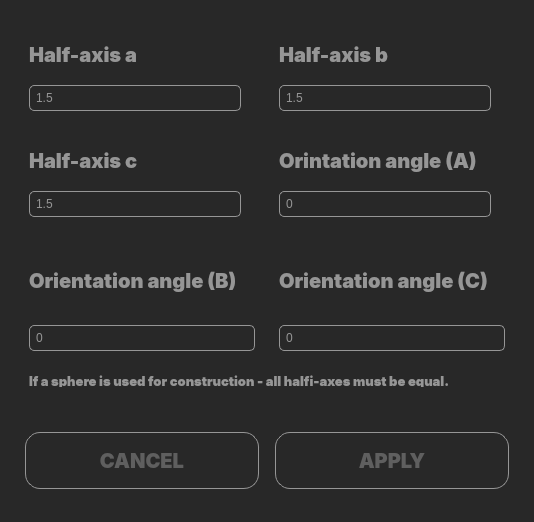
<?xml version="1.0" encoding="UTF-8"?>
<ui version="4.0">
 <class>Probability_Algorithm</class>
 <widget class="QWidget" name="Probability_Algorithm">
  <property name="geometry">
   <rect>
    <x>0</x>
    <y>0</y>
    <width>534</width>
    <height>522</height>
   </rect>
  </property>
  <property name="windowTitle">
   <string>Form</string>
  </property>
  <property name="styleSheet">
   <string notr="true">border: 0px;
margin: 0;
background-color: rgb(40, 40, 40);</string>
  </property>
  <layout class="QGridLayout" name="gridLayout_2">
   <item row="0" column="1">
    <widget class="QFrame" name="gridFrame">
     <layout class="QGridLayout" name="gridLayout">
      <item row="0" column="0">
       <widget class="QFrame" name="gridFrame">
        <property name="maximumSize">
         <size>
          <width>230</width>
          <height>100</height>
         </size>
        </property>
        <layout class="QGridLayout" name="gridLayout_4">
         <item row="0" column="0">
          <widget class="QLabel" name="label">
           <property name="styleSheet">
            <string notr="true">/* Cube size: */


color: #969696;
font-family: Inter;
font-size: 20px;
font-style: normal;
font-weight: 700;
line-height: normal;</string>
           </property>
           <property name="text">
            <string>Half-axis a</string>
           </property>
          </widget>
         </item>
         <item row="1" column="0">
          <widget class="QLineEdit" name="axisALineEdit">
           <property name="styleSheet">
            <string notr="true">background: #282828;
border: 1px solid #969696;
border-radius: 5px;
color: #969696;
padding: 4px 0;
padding-left: 4px;</string>
           </property>
           <property name="text">
            <string>1.5</string>
           </property>
          </widget>
         </item>
        </layout>
       </widget>
      </item>
      <item row="3" column="0" colspan="2">
       <widget class="QFrame" name="gridFrame_5">
        <property name="maximumSize">
         <size>
          <width>16777215</width>
          <height>30</height>
         </size>
        </property>
        <layout class="QGridLayout" name="gridLayout_8">
         <item row="0" column="0">
          <widget class="QLabel" name="label_5">
           <property name="styleSheet">
            <string notr="true">
color: #969696;
font-family: Inter;
font-size: 13px;
font-style: normal;
font-weight: 700;
line-height: normal;</string>
           </property>
           <property name="text">
            <string>If a sphere is used for construction - all halfi-axes must be equal.</string>
           </property>
          </widget>
         </item>
        </layout>
       </widget>
      </item>
      <item row="1" column="1">
       <widget class="QFrame" name="gridFrame_4">
        <property name="maximumSize">
         <size>
          <width>230</width>
          <height>100</height>
         </size>
        </property>
        <layout class="QGridLayout" name="gridLayout_7">
         <item row="0" column="0">
          <widget class="QLabel" name="label_4">
           <property name="styleSheet">
            <string notr="true">/* Cube size: */


color: #969696;
font-family: Inter;
font-size: 20px;
font-style: normal;
font-weight: 700;
line-height: normal;</string>
           </property>
           <property name="text">
            <string>Orintation angle (A)</string>
           </property>
          </widget>
         </item>
         <item row="1" column="0">
          <widget class="QLineEdit" name="orintationAngleLineEdit">
           <property name="styleSheet">
            <string notr="true">background: #282828;
border: 1px solid #969696;
border-radius: 5px;
color: #969696;
padding: 4px 0;
padding-left: 4px;</string>
           </property>
           <property name="text">
            <string>0</string>
           </property>
          </widget>
         </item>
        </layout>
       </widget>
      </item>
      <item row="0" column="1">
       <widget class="QFrame" name="gridFrame_3">
        <property name="maximumSize">
         <size>
          <width>230</width>
          <height>100</height>
         </size>
        </property>
        <layout class="QGridLayout" name="gridLayout_6">
         <item row="0" column="0">
          <widget class="QLabel" name="label_3">
           <property name="maximumSize">
            <size>
             <width>230</width>
             <height>100</height>
            </size>
           </property>
           <property name="styleSheet">
            <string notr="true">/* Cube size: */


color: #969696;
font-family: Inter;
font-size: 20px;
font-style: normal;
font-weight: 700;
line-height: normal;</string>
           </property>
           <property name="text">
            <string>Half-axis b</string>
           </property>
          </widget>
         </item>
         <item row="1" column="0">
          <widget class="QLineEdit" name="axisCLineEdit">
           <property name="styleSheet">
            <string notr="true">background: #282828;
border: 1px solid #969696;
border-radius: 5px;
color: #969696;
padding: 4px 0;
padding-left: 4px;</string>
           </property>
           <property name="text">
            <string>1.5</string>
           </property>
          </widget>
         </item>
        </layout>
       </widget>
      </item>
      <item row="1" column="0">
       <widget class="QFrame" name="gridFrame_2">
        <property name="maximumSize">
         <size>
          <width>230</width>
          <height>100</height>
         </size>
        </property>
        <layout class="QGridLayout" name="gridLayout_5">
         <item row="0" column="0">
          <widget class="QLabel" name="label_2">
           <property name="maximumSize">
            <size>
             <width>224</width>
             <height>100</height>
            </size>
           </property>
           <property name="styleSheet">
            <string notr="true">/* Cube size: */


color: #969696;
font-family: Inter;
font-size: 20px;
font-style: normal;
font-weight: 700;
line-height: normal;</string>
           </property>
           <property name="text">
            <string>Half-axis c</string>
           </property>
          </widget>
         </item>
         <item row="1" column="0">
          <widget class="QLineEdit" name="axisBLineEdit">
           <property name="styleSheet">
            <string notr="true">background: #282828;
border: 1px solid #969696;
border-radius: 5px;
color: #969696;
padding: 4px 0;
padding-left: 4px;</string>
           </property>
           <property name="text">
            <string>1.5</string>
           </property>
          </widget>
         </item>
        </layout>
       </widget>
      </item>
      <item row="2" column="0">
       <widget class="QFrame" name="gridFrame_6">
        <layout class="QGridLayout" name="gridLayout_9">
         <item row="0" column="0">
          <widget class="QLabel" name="label_6">
           <property name="maximumSize">
            <size>
             <width>16777215</width>
             <height>16777215</height>
            </size>
           </property>
           <property name="styleSheet">
            <string notr="true">/* Cube size: */


color: #969696;
font-family: Inter;
font-size: 20px;
font-style: normal;
font-weight: 700;
line-height: normal;</string>
           </property>
           <property name="text">
            <string>Orientation angle (B)</string>
           </property>
          </widget>
         </item>
         <item row="1" column="0">
          <widget class="QLineEdit" name="lineEdit">
           <property name="styleSheet">
            <string notr="true">background: #282828;
border: 1px solid #969696;
border-radius: 5px;
color: #969696;
padding: 4px 0;
padding-left: 4px;</string>
           </property>
           <property name="text">
            <string>0</string>
           </property>
           <property name="cursorPosition">
            <number>1</number>
           </property>
          </widget>
         </item>
        </layout>
       </widget>
      </item>
      <item row="2" column="1">
       <widget class="QFrame" name="gridFrame_7">
        <layout class="QGridLayout" name="gridLayout_10">
         <item row="0" column="0">
          <widget class="QLabel" name="label_7">
           <property name="styleSheet">
            <string notr="true">/* Cube size: */


color: #969696;
font-family: Inter;
font-size: 20px;
font-style: normal;
font-weight: 700;
line-height: normal;</string>
           </property>
           <property name="text">
            <string>Orientation angle (C)</string>
           </property>
          </widget>
         </item>
         <item row="1" column="0">
          <widget class="QLineEdit" name="lineEdit_2">
           <property name="styleSheet">
            <string notr="true">background: #282828;
border: 1px solid #969696;
border-radius: 5px;
color: #969696;
padding: 4px 0;
padding-left: 4px;</string>
           </property>
           <property name="text">
            <string>0</string>
           </property>
          </widget>
         </item>
        </layout>
       </widget>
      </item>
     </layout>
    </widget>
   </item>
   <item row="1" column="1">
    <widget class="QFrame" name="gridFrame">
     <property name="maximumSize">
      <size>
       <width>16777215</width>
       <height>100</height>
      </size>
     </property>
     <layout class="QGridLayout" name="gridLayout_3">
      <item row="0" column="0">
       <widget class="QPushButton" name="cancelPushButton">
        <property name="styleSheet">
         <string notr="true">padding: 15px;

border-radius: 15px;
border: 1px solid #969696;
background: #282828;

color: rgba(150, 150, 150, 0.50);
text-align: center;
font-family: Inter;
font-size: 20px;
font-style: normal;
font-weight: 700;
line-height: normal;
text-transform: uppercase;
margin: 0 5px;</string>
        </property>
        <property name="text">
         <string>CANCEL</string>
        </property>
       </widget>
      </item>
      <item row="0" column="1">
       <widget class="QPushButton" name="applyPushButton">
        <property name="styleSheet">
         <string notr="true">padding: 15px;

border-radius: 15px;
border: 1px solid #969696;
background: #282828;

color: rgba(150, 150, 150, 0.50);
text-align: center;
font-family: Inter;
font-size: 20px;
font-style: normal;
font-weight: 700;
line-height: normal;
text-transform: uppercase;
margin: 0 5px;</string>
        </property>
        <property name="text">
         <string>APPLY</string>
        </property>
       </widget>
      </item>
     </layout>
    </widget>
   </item>
  </layout>
 </widget>
 <resources/>
 <connections/>
</ui>
